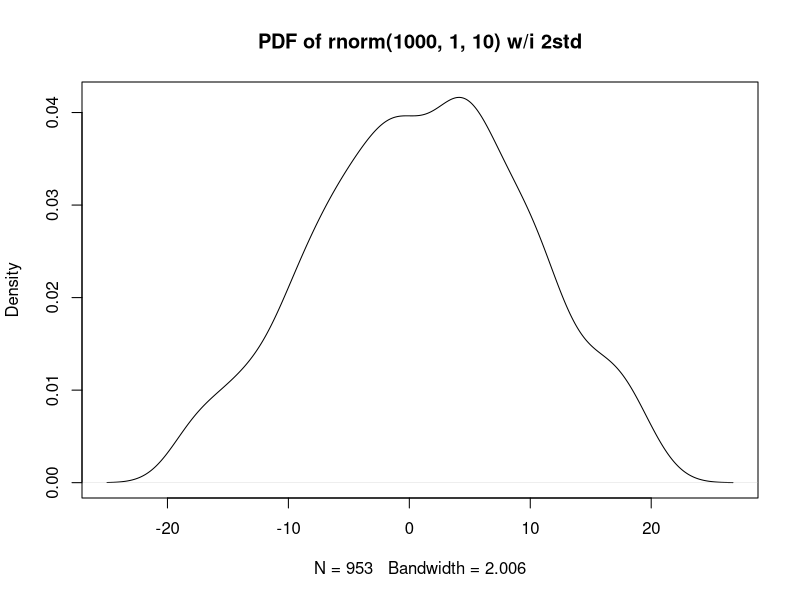
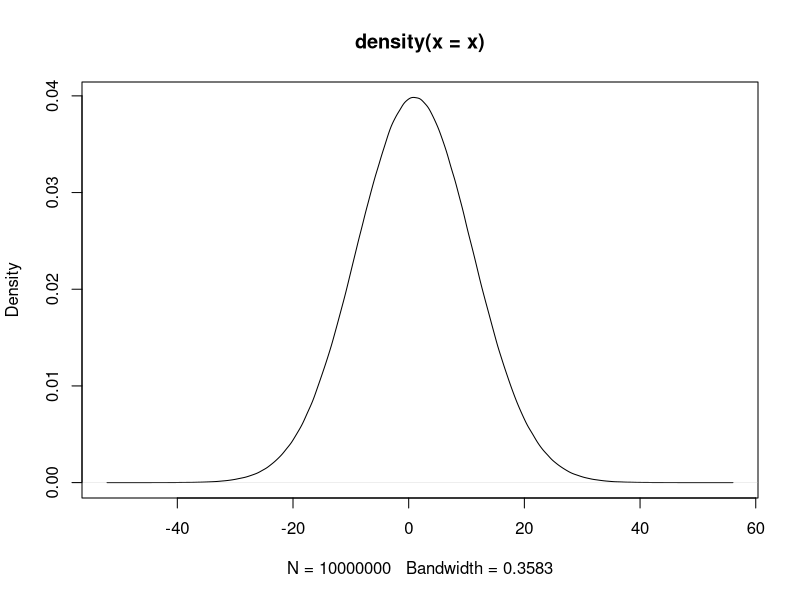

Write the R code that produced these figures, in order.
## ---- chunk 1
knitr::opts_chunk$set(echo = TRUE)
library(dplyr)
library(kableExtra)
## ---- chunk 2
x.a <- rnorm(1000, mean = 1, sd = 10)

# 1.1 Filter OUT extreme values out of two standard deviations
x.a.remain <- x.a[x.a > mean(x.a) - 2 * sd(x.a) & x.a < mean(x.a) + 2 * sd(x.a)]

# 1.2 Plotting the distribution of the remaining vector x.a
plot(density(x.a.remain), main = "PDF of rnorm(1000, 1, 10) w/i 2std")

# 1.3 Calculate the 25% 50% and 75% quantile of vector x.a. (You may google "quantile r)
quant <- quantile(x.a); quant
print(paste("The 25%, 50% and 75% quantile of vector x.a. are", round(quant[2], 2),",", round(quant[3], 2),"and", round(quant[4], 2), ", respectively."))

# 1.4 Get the sequence between 25% to 75% of x.a
x.a[x.a > quant[2] & x.a < quant[4]]
## ---- chunk 3
x.b <- c("a", "b", "c", "d", "e", "f", "g", "h", "i", "j", "k")

# 2.1 Get only elements at odd positions
index <- seq(1, length(x.b), by = 2)
x.b[index]

# 2.2 Truncate the first 2 elements and the last 2 elements
x.b[3: (length(x.b) - 2)]
## ---- chunk 4
population <- c(158228, 126687, 228075, 204903, 308383)
town <- c("中正", "大同", "中山", "松山", "大安")

# 3.1 Sort the population, 
# the reuslt should be [1] 126687 158228 204903 228075 308383
sort(population)

# 3.2 Sort populations in decreasing order 
# (Google it or check help)
# Result: [1] 308383 228075 204903 158228 126687
sort(population, decreasing = T)

# 3.3 Sort town names according to population in decreasing order
# Result: [1] "大安" "中山" "松山" "中正" "大同"
dt3.3 <- data.frame(population, town)
as.character(arrange(dt3.3, desc(population))$town)
## ---- chunk 5
# 4.1 Print current time
# e.g., "2019-09-02 21:31:36 CST"
Sys.time()

# 4.2 Check the data type of current time
class(Sys.time())

# 4.3 Print today
# e.g., [1] "2019-09-02"
Sys.Date()

# 4.4 Check the data type of date
class(Sys.Date())

# 4.5 Write example to compare following functions: print(), cat(), and message() 
print("Hello!")
cat("Hello!")
message("Hello!")
## ---- chunk 6
# 5.1 Using google to find out how to measure the ruuning time of the following code

start <- Sys.time()

x <- rnorm(10000000, 1, 10) 
plot(density(x))

end <- Sys.time()

end - start
## ---- chunk 7
a <- c(5, 5, 5, 5, 4, 4, 4, 3, 3, 1, 1, 1, 2, 2, 2)
b <- c(3, 3, 3, 4, 4, 4, 2, 2, 2, 4, 4, 1, 4, 1, 1)
df2 <- data.frame(a, b)

# sort df2 in orders of decreasing b then increasing a
df2 <- df2[order(df2$a, -df2$b),]

## ---- chunk 8
country <- c("CN", "US", "JP", "HK", "KR", "SG", "DE", "MY", "VN", "PH", "TH", "AU", "NL", "SA", "ID", "GB", "IN", "FR", "IT", "AE")

import <- c(26.142, 12.008, 7.032, 13.646, 4.589, 5.768, 2.131, 2.802, 3.428, 3.019, 1.976, 1.118, 1.624, 0.449, 0.983, 1.302, 1.027, 0.553, 0.670, 0.455)

export <- c(22.987, 12.204, 11.837, 7.739, 5.381, 4.610, 2.866, 2.784, 2.414, 2.092, 1.839, 1.788, 1.665, 1.409, 1.391, 1.075, 0.974, 0.899, 0.800, 0.728)

dt1.3.2 <- data.frame(country, import, export)

dt1.3.2 %>%
  kable() %>%
  kable_styling()

# Reorder
dt1.3.2 <- dt1.3.2[order(-dt1.3.2$export, -dt1.3.2$import),]
dt1.3.2 %>%
  kable() %>%
  kable_styling()
